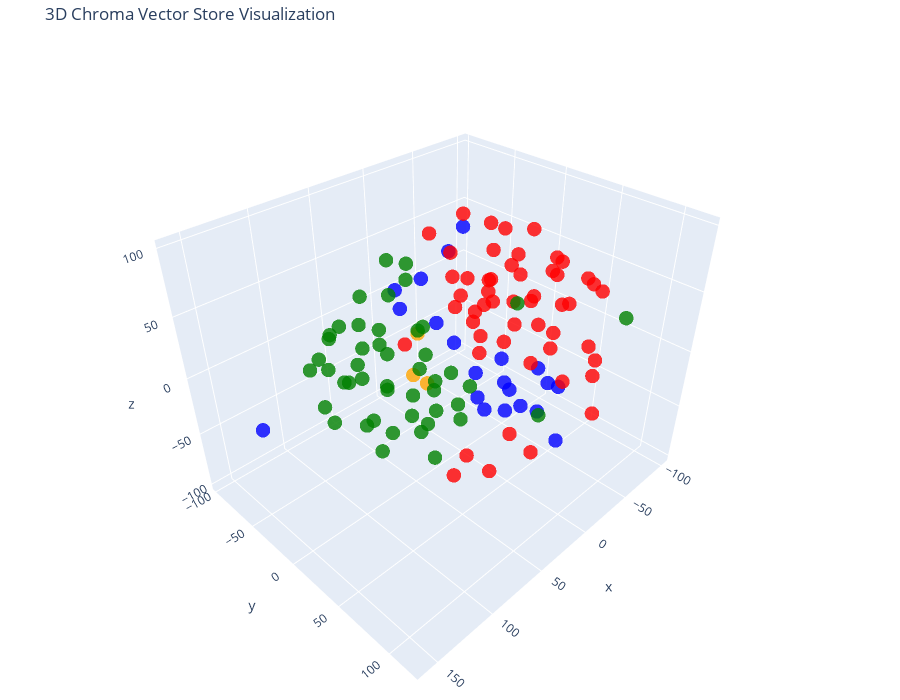

Notebook code cell kept with this figure:
### Code cell
# Let's try 3D!

tsne = TSNE(n_components=3, random_state=42)
reduced_vectors = tsne.fit_transform(vectors)

# Create the 3D scatter plot
fig = go.Figure(data=[go.Scatter3d(
    x=reduced_vectors[:, 0],
    y=reduced_vectors[:, 1],
    z=reduced_vectors[:, 2],
    mode='markers',
    marker=dict(size=5, color=colors, opacity=0.8),
    text=[f"Type: {t}<br>Text: {d[:100]}..." for t, d in zip(doc_types, documents)],
    hoverinfo='text'
)])

fig.update_layout(
    title='3D Chroma Vector Store Visualization',
    scene=dict(xaxis_title='x', yaxis_title='y', zaxis_title='z'),
    width=900,
    height=700,
    margin=dict(r=20, b=10, l=10, t=40)
)

fig.show()

### Figure 1 — Plotly figure (JSON) as saved in the notebook; plotly's stock layout.template omitted (floating-point values rounded to 4 significant figures)
{"data": [{"hoverinfo": "text", "marker": {"color": ["blue", "blue", "blue", "blue", "blue", "blue", "blue", "blue", "blue", "blue", "blue", "blue", "blue", "blue", "blue", "blue", "blue", "blue", "blue", "blue", "blue", "red", "red", "red", "red", "red", "red", "red", "red", "red", "red", "red", "red", "red", "red", "red", "red", "red", "red", "red", "red", "red", "red", "red", "red", "red", "red", "red", "red", "red", "red", "red", "red", "red", "red", "red", "red", "red", "red", "red", "red", "red", "red", "red", "red", "red", "red", "red", "red", "red", "red", "red", "red", "orange", "orange", "orange", "green", "green", "green", "green", "green", "green", "green", "green", "green", "green", "green", "green", "green", "green", "green", "green", "green", "green", "green", "green", "green", "green", "green", "green", "green", "green", "green", "green", "green", "green", "green", "green", "green", "green", "green", "green", "green", "green", "green", "green", "green", "green", "green", "green", "green", "green", "green"], "opacity": 0.8, "size": 5}, "mode": "markers", "text": ["Type: products<br>Text: # Product Summary\n\n# Rellm: AI-Powered Enterprise Reinsurance Solution\n\n## Summary\n\nRellm is an inno...", "Type: products<br>Text: ### Seamless Integrations\nRellm's architecture is designed for effortless integration with existing ...", "Type: products<br>Text: ### Regulatory Compliance Tools\nRellm includes built-in compliance tracking features to help organiz...", "Type: products<br>Text: Join the growing number of organizations leveraging Rellm to enhance their reinsurance processes whi...", "Type: products<br>Text: Experience the future of reinsurance with Rellm, where innovation meets reliability. Let Insurellm h...", "Type: products<br>Text: # Product Summary\n\n# Markellm\n\n## Summary\n\nMarkellm is an innovative two-sided marketplace designed ...", "Type: products<br>Text: - **User-Friendly Interface**: Designed with user experience in mind, Markellm features an intuitive...", "Type: products<br>Text: - **Customer Support**: Our dedicated support team is always available to assist both consumers and ...", "Type: products<br>Text: ### For Insurance Companies:\n- **Basic Listing Fee**: $199/month for a featured listing on the platf...", "Type: products<br>Text: ### Q3 2025\n- Initiate a comprehensive marketing campaign targeting both consumers and insurers to i...", "Type: products<br>Text: # Product Summary\n\n# Homellm\n\n## Summary\nHomellm is an innovative home insurance product developed b...", "Type: products<br>Text: ### 2. Dynamic Pricing Model\nWith Homellm's innovative dynamic pricing model, insurance providers ca...", "Type: products<br>Text: ### 5. Multi-Channel Integration\nHomellm seamlessly integrates into existing insurance platforms, pr...", "Type: products<br>Text: - **Basic Tier:** Starting at $5,000/month for small insurers with basic integration features.\n- **S...", "Type: products<br>Text: All tiers include a comprehensive training program and ongoing updates to ensure optimal performance...", "Type: products<br>Text: With Homellm, Insurellm is committed to transforming the landscape of home insurance, ensuring both ...", "Type: products<br>Text: # Product Summary\n\n# Carllm\n\n## Summary\n\nCarllm is an innovative auto insurance product developed by...", "Type: products<br>Text: - **Instant Quoting**: With Carllm, insurance companies can offer near-instant quotes to customers, ...", "Type: products<br>Text: - **Mobile Integration**: Carllm is designed to work seamlessly with mobile applications, providing ...", "Type: products<br>Text: - **Professional Tier**: $2,500/month\n  - For medium-sized companies.\n  - All Basic Tier features pl...", "Type: products<br>Text: ### Q2 2025: Customer Experience Improvements\n- Launch of a new **mobile app** for end-users.\n- Intr...", "Type: contracts<br>Text: # Contract with GreenField Holdings for Markellm\n\n**Effective Date:** November 15, 2023  \n**Contract...", "Type: contracts<br>Text: ## Renewal\n1. **Automatic Renewal**: This contract will automatically renew for sequential one-year ...", "Type: contracts<br>Text: ## Features\n1. **AI-Powered Matching**: Access to advanced algorithms that connect GreenField Holdin...", "Type: contracts<br>Text: ## Support\n1. **Customer Support Access**: The Client will have access to dedicated support through ...", "Type: contracts<br>Text: **Signatures:**  \n_________________________                           _________________________  \n**...", "Type: contracts<br>Text: # Contract with Apex Reinsurance for Rellm: AI-Powered Enterprise Reinsurance Solution\n\n## Terms\n\n1....", "Type: contracts<br>Text: ## Renewal\n\n1. **Automatic Renewal**: This Agreement will automatically renew for successive one-yea...", "Type: contracts<br>Text: 2. **Seamless Integrations**: The architecture of Rellm allows for easy integration with existing sy...", "Type: contracts<br>Text: 1. **Technical Support**: Provider shall offer dedicated technical support to the Client via phone, ...", "Type: contracts<br>Text: **Insurellm, Inc.**  \n_____________________________  \nAuthorized Signature   \nDate: ________________...", "Type: contracts<br>Text: # Contract with Greenstone Insurance for Homellm\n\n---\n\n## Terms\n\n1. **Parties**: This Contract (\"Agr...", "Type: contracts<br>Text: 4. **Payment Terms**: \n   - The Customer shall pay an amount of $10,000 per month for the Standard T...", "Type: contracts<br>Text: ---\n\n## Features\n\n- **AI-Powered Risk Assessment**: Customer will have access to enhanced risk evalu...", "Type: contracts<br>Text: - **Customer Portal**: A dedicated portal will be provided, allowing the Customer's clients to manag...", "Type: contracts<br>Text: ______________________________  \n[Name], [Title]  \nDate: ______________________\n\n**For Greenstone In...", "Type: contracts<br>Text: # Contract with Roadway Insurance Inc. for Carllm\n\n---\n\n## Terms\n\n1. **Agreement Effective Date**: T...", "Type: contracts<br>Text: ---\n\n## Renewal\n\n1. **Automatic Renewal**: This agreement will automatically renew for an additional...", "Type: contracts<br>Text: ---\n\n## Features\n\n1. **Access to Core Features**: Roadway Insurance Inc. will have access to all Pro...", "Type: contracts<br>Text: ---\n\n## Support\n\n1. **Technical Support**: Roadway Insurance Inc. will receive priority technical su...", "Type: contracts<br>Text: # Contract with Stellar Insurance Co. for Rellm\n\n## Terms\nThis contract is made between **Insurellm*...", "Type: contracts<br>Text: ### Termination\nEither party may terminate this agreement with a **30-day written notice**. In the e...", "Type: contracts<br>Text: ## Features\nStellar Insurance Co. will receive access to the following features of the Rellm product...", "Type: contracts<br>Text: ## Support\nInsurellm provides Stellar Insurance Co. with the following support services:\n\n- **24/7 T...", "Type: contracts<br>Text: # Contract with TechDrive Insurance for Carllm\n\n**Contract Date:** October 1, 2024  \n**Contract Dura...", "Type: contracts<br>Text: ## Renewal\n\n1. **Automatic Renewal**: This contract shall automatically renew for additional one-yea...", "Type: contracts<br>Text: ## Support\n\n1. **Customer Support**: Insurellm will provide 24/7 customer support to TechDrive Insur...", "Type: contracts<br>Text: **TechDrive Insurance Representative:**  \nName: Sarah Johnson  \nTitle: Operations Director  \nDate: _...", "Type: contracts<br>Text: # Contract with Belvedere Insurance for Markellm\n\n## Terms\nThis Contract (\"Agreement\") is made and e...", "Type: contracts<br>Text: ## Renewal\n1. **Renewal Terms**: This Agreement may be renewed for additional one-year terms upon mu...", "Type: contracts<br>Text: ## Features\n1. **AI-Powered Matching**: Belvedere Insurance will benefit from Markellm's AI-powered ...", "Type: contracts<br>Text: ## Support\n1. **Technical Support**: Technical support will be available from 9 AM to 7 PM EST, Mond...", "Type: contracts<br>Text: **Belvedere Insurance**  \nSignature: ______________________  \nName: [Authorized Signatory]  \nTitle: ...", "Type: contracts<br>Text: # Contract with Velocity Auto Solutions for Carllm\n\n**Contract Date:** October 1, 2023  \n**Contract ...", "Type: contracts<br>Text: ## Renewal\n\n1. **Automatic Renewal**: This contract will automatically renew for successive 12-month...", "Type: contracts<br>Text: ## Support\n\n1. **Customer Support**: Velocity Auto Solutions will have access to Insurellm’s custome...", "Type: contracts<br>Text: # Contract with GreenValley Insurance for Homellm\n\n**Contract Date:** October 6, 2023  \n**Contract N...", "Type: contracts<br>Text: 4. **Confidentiality:** Both parties agree to maintain the confidentiality of proprietary informatio...", "Type: contracts<br>Text: 1. **AI-Powered Risk Assessment:** Access to advanced AI algorithms for real-time risk evaluations.\n...", "Type: contracts<br>Text: 3. **Regular Updates:** Insurellm will offer ongoing updates and enhancements to the Homellm platfor...", "Type: contracts<br>Text: # Contract with EverGuard Insurance for Rellm: AI-Powered Enterprise Reinsurance Solution\n\n**Contrac...", "Type: contracts<br>Text: 4. **Usage Rights**: EverGuard Insurance is granted a non-exclusive, non-transferable license to acc...", "Type: contracts<br>Text: 1. **Core Functionality**: Rellm provides EverGuard Insurance with advanced AI-driven analytics, sea...", "Type: contracts<br>Text: 1. **Customer Support**: Insurellm will provide EverGuard Insurance with 24/7 customer support, incl...", "Type: contracts<br>Text: ---\n\n**Signatures**  \n**For Insurellm**: __________________________  \n**Name**: John Smith  \n**Title...", "Type: contracts<br>Text: # Contract with BrightWay Solutions for Markellm\n\n**Contract Date:** October 5, 2023  \n**Contract ID...", "Type: contracts<br>Text: 3. **Service Level Agreement (SLA):**  \n   Insurellm commits to a 99.9% uptime for the platform with...", "Type: contracts<br>Text: 2. **Real-Time Quote Availability:**  \n   Consumers sourced via BrightWay Solutions will receive rea...", "Type: contracts<br>Text: 3. **Training and Onboarding:**  \n   Insurellm agrees to provide one free training session on how to...", "Type: contracts<br>Text: # Contract with Pinnacle Insurance Co. for Homellm\n\n## Terms\nThis contract (\"Contract\") is entered i...", "Type: contracts<br>Text: ## Renewal\n1. **Renewal Terms**: At the end of the initial term, this Contract shall automatically r...", "Type: contracts<br>Text: ## Features\n1. **AI-Powered Risk Assessment**: Utilized for tailored underwriting decisions specific...", "Type: contracts<br>Text: ## Support\n1. **Technical Support**: Insurellm shall provide 24/7 technical support via an email and...", "Type: company<br>Text: # Overview of Insurellm\n\nInsurellm is an innovative insurance tech firm with 200 employees across th...", "Type: company<br>Text: # Careers at Insurellm\n\nInsurellm is hiring! We are looking for talented software engineers, data sc...", "Type: company<br>Text: # About Insurellm\n\nInsurellm was founded by Avery Lancaster in 2015 as an insurance tech startup des...", "Type: employees<br>Text: # HR Record\n\n# Alex Chen\n\n## Summary\n- **Date of Birth:** March 15, 1990  \n- **Job Title:** Backend ...", "Type: employees<br>Text: ## Annual Performance History\n- **2020:**  \n  - Completed onboarding successfully.  \n  - Met expecta...", "Type: employees<br>Text: ## Compensation History\n- **2020:** Base Salary: $80,000  \n- **2021:** Base Salary Increase to $90,0...", "Type: employees<br>Text: Alex Chen continues to be a vital asset at Insurellm, contributing significantly to innovative backe...", "Type: employees<br>Text: # HR Record\n\n# Oliver Spencer\n\n## Summary\n- **Date of Birth**: May 14, 1990  \n- **Job Title**: Backe...", "Type: employees<br>Text: ## Annual Performance History\n- **2018**: **3/5** - Adaptable team player but still learning to take...", "Type: employees<br>Text: ## Compensation History\n- **March 2018**: Initial salary of $80,000.\n- **July 2019**: Salary increas...", "Type: employees<br>Text: # HR Record\n\n# Emily Tran\n\n## Summary\n- **Date of Birth:** March 18, 1991  \n- **Job Title:** Digital...", "Type: employees<br>Text: - **January 2017 - May 2018**: Marketing Intern  \n  - Supported the Marketing team by collaborating ...", "Type: employees<br>Text: - **2021**:  \n  - Performance Rating: Meets Expectations  \n  - Key Achievements: Contributed to the ...", "Type: employees<br>Text: - **Professional Development Goals**:  \n  - Emily Tran aims to become a Marketing Manager within the...", "Type: employees<br>Text: # HR Record\n\n# Jordan Blake\n\n## Summary\n- **Date of Birth:** March 15, 1993  \n- **Job Title:** Sales...", "Type: employees<br>Text: ## Annual Performance History\n- **2021:** First year at Insurellm; achieved 90% of monthly targets. ...", "Type: employees<br>Text: ## Other HR Notes\n- Jordan has shown an interest in continuing education, actively participating in ...", "Type: employees<br>Text: # Avery Lancaster\n\n## Summary\n- **Date of Birth**: March 15, 1985  \n- **Job Title**: Co-Founder & Ch...", "Type: employees<br>Text: - **2010 - 2013**: Business Analyst at Edge Analytics  \n  Prior to joining Innovate, Avery worked as...", "Type: employees<br>Text: - **2018**: **Exceeds Expectations**  \n  Under Avery’s pivoted vision, Insurellm launched two new su...", "Type: employees<br>Text: - **2022**: **Satisfactory**  \n  Avery focused on rebuilding team dynamics and addressing employee c...", "Type: employees<br>Text: ## Compensation History\n- **2015**: $150,000 base salary + Significant equity stake  \n- **2016**: $1...", "Type: employees<br>Text: ## Other HR Notes\n- **Professional Development**: Avery has actively participated in leadership trai...", "Type: employees<br>Text: # HR Record\n\n# Maxine Thompson\n\n## Summary\n- **Date of Birth:** January 15, 1991  \n- **Job Title:** ...", "Type: employees<br>Text: ## Insurellm Career Progression\n- **January 2017 - October 2018**: **Junior Data Engineer**  \n  * Ma...", "Type: employees<br>Text: ## Annual Performance History\n- **2017**: *Meets Expectations*  \n  Maxine showed potential in her ro...", "Type: employees<br>Text: - **2021**: *Exceeds Expectations*  \n  Maxine spearheaded the transition to a new data warehousing s...", "Type: employees<br>Text: ## Compensation History\n- **2017**: $70,000 (Junior Data Engineer)  \n- **2018**: $75,000 (Junior Dat...", "Type: employees<br>Text: # Samantha Greene\n\n## Summary\n- **Date of Birth:** October 14, 1990\n- **Job Title:** HR Generalist\n-...", "Type: employees<br>Text: ## Annual Performance History\n- **2020:** Exceeds Expectations  \n  Samantha Greene demonstrated exce...", "Type: employees<br>Text: ## Compensation History\n- **2020:** Base Salary - $55,000  \n  The entry-level salary matched industr...", "Type: employees<br>Text: - **2023:** Base Salary - $70,000  \n  Recognized for substantial improvement in employee relations m...", "Type: employees<br>Text: # HR Record\n\n# Alex Thomson\n\n## Summary\n- **Date of Birth:** March 15, 1995  \n- **Job Title:** Sales...", "Type: employees<br>Text: ## Annual Performance History  \n- **2022** - Rated as \"Exceeds Expectations.\" Alex Thomson achieved ...", "Type: employees<br>Text: ## Other HR Notes\n- Alex Thomson is an active member of the Diversity and Inclusion committee at Ins...", "Type: employees<br>Text: # HR Record\n\n# Samuel Trenton\n\n## Summary\n- **Date of Birth:** April 12, 1989  \n- **Job Title:** Sen...", "Type: employees<br>Text: ## Annual Performance History\n- **2023:** Rating: 4.5/5  \n  *Samuel exceeded expectations, successfu...", "Type: employees<br>Text: ## Compensation History\n- **2023:** Base Salary: $115,000 + Bonus: $15,000  \n  *Annual bonus based o...", "Type: employees<br>Text: - **Engagement in Company Culture:** Regularly participates in team-building events and contributes ...", "Type: employees<br>Text: # HR Record\n\n# Alex Harper\n\n## Summary\n- **Date of Birth**: March 15, 1993  \n- **Job Title**: Sales ...", "Type: employees<br>Text: ## Annual Performance History  \n- **2021**:  \n  - **Performance Rating**: 4.5/5  \n  - **Key Achievem...", "Type: employees<br>Text: - **2022**:  \n  - **Base Salary**: $65,000 (Promotion to Senior SDR)  \n  - **Bonus**: $13,000 (20% o...", "Type: employees<br>Text: # HR Record\n\n# Jordan K. Bishop\n\n## Summary\n- **Date of Birth:** March 15, 1990\n- **Job Title:** Fro...", "Type: employees<br>Text: ## Annual Performance History\n- **2019:** Exceeds Expectations - Continuously delivered high-quality...", "Type: employees<br>Text: ## Compensation History\n- **June 2018:** Starting Salary - $85,000\n- **June 2019:** Salary Increase ...", "Type: employees<br>Text: ## Other HR Notes\n- Jordan K. Bishop has been an integral part of club initiatives, including the In...", "Type: employees<br>Text: # HR Record\n\n# Emily Carter\n\n## Summary\n- **Date of Birth:** August 12, 1990  \n- **Job Title:** Acco...", "Type: employees<br>Text: - **2017-2019:** Marketing Intern  \n  - Assisted with market research and campaign development for s...", "Type: employees<br>Text: ## Compensation History\n| Year | Base Salary | Bonus         | Total Compensation |\n|------|--------...", "Type: employees<br>Text: Emily Carter exemplifies the kind of talent that drives Insurellm's success and is an invaluable ass..."], "type": "scatter3d", "x": [3.571, -14.39, -58.07, 48.11, 27.19, 4.62, 1.724, 158.7, 35.87, 32.72, -20.75, -35.94, -27.74, 55.65, 70.13, 40.16, -2.28, -15.66, -26.65, -1.229, 2.142, -56.01, 34.38, -65.4, -40.14, -50.15, -22.76, -13.14, -14.39, -21.72, -69.71, -50.45, -35.64, -4.414, -54.38, -65.95, 1.719, 31.23, -84.51, 14.68, -71.58, -95.68, -91.59, -88.36, -30.34, -52.82, -11.23, 1.56, -41.01, 53.94, -35.22, -85.19, 34.97, -3.919, 42.01, -7.992, -49.52, -35.09, -52.23, -55.31, -9.743, -6.011, -27.05, 11.93, 0.06614, -48.91, -50.53, -28.37, -25.8, 2.365, 31.98, -58.0, -72.98, 70.65, 36.8, 56.09, -2.889, 66.25, 37.74, -24.1, -8.056, 67.96, 32.47, -36.91, 23.92, 30.54, 9.524, -4.382, 25.19, -1.859, 34.77, 54.55, 61.79, 69.7, 56.1, 24.76, 38.39, 73.04, 91.47, 83.66, 61.51, 25.55, 88.72, 85.01, 90.1, -58.07, 20.93, -18.02, -28.4, 56.23, 60.8, 73.69, 3.991, -77.04, 7.002, 14.52, 90.45, 62.07, -3.121, -28.47, 39.63, -100.8, -18.23], "y": [40.97, 80.91, -56.71, -18.47, 17.42, 76.02, 80.79, -25.41, 73.16, 52.35, 55.06, 63.42, -42.83, 15.77, 11.29, 13.46, 44.83, 45.46, 19.45, 15.08, 15.53, 65.1, 60.56, 73.21, 87.71, -50.75, 42.7, -21.02, 59.27, 31.75, -61.89, 49.34, -5.92, 75.98, -24.56, -49.0, 69.05, 87.78, 19.53, 1.154, 31.24, 44.66, 27.09, 10.82, -9.971, -4.909, -12.18, -32.88, 48.27, 44.27, 91.57, -18.24, 53.94, 39.26, 54.48, 16.43, 24.45, 19.35, 41.36, 0.6178, 19.13, 4.216, -95.18, 30.37, -11.08, 20.69, -7.043, 89.83, 3.992, 118.4, 35.94, 51.44, -11.6, 22.7, -9.0, 20.38, -59.73, -60.64, -74.99, -88.25, -8.889, -32.82, -50.59, -48.25, -54.09, -79.89, -71.72, -35.68, -65.97, -42.24, 6.219, 2.244, -15.19, 28.14, -87.63, -20.77, -39.43, -10.96, -19.95, -13.69, -33.68, -4.307, -46.97, -76.13, -54.26, 31.32, -96.36, -68.44, -18.12, -55.16, -67.71, -67.56, -34.64, 86.85, -78.92, -13.87, -40.05, -97.17, -46.36, -31.45, -48.03, -32.21, -80.61], "z": [8.002, -53.72, 55.47, 56.92, 21.46, -18.77, 6.68, -4.465, -1.949, -14.6, -5.38, -25.62, 50.0, 82.04, 64.39, 41.57, -20.18, -42.2, -39.76, -42.89, -18.03, 57.95, -65.27, -11.58, 63.26, -0.9559, 44.49, 16.56, -78.76, -81.4, 3.066, 32.58, 37.42, 84.89, 21.95, -22.34, 47.72, 41.26, -20.67, 80.1, 52.5, 29.42, 6.606, 30.63, -12.31, -25.81, 95.62, 78.08, 73.31, -67.26, -0.9244, 17.43, 80.08, 78.08, 37.94, 99.27, 29.66, 9.312, -9.791, 12.7, 39.59, 17.87, -58.91, 50.83, 51.4, 82.45, 73.17, 26.23, 68.65, 2.19, -67.53, -38.68, 42.3, 18.89, 21.36, 3.296, -82.57, 16.99, -51.82, 9.075, -82.07, 12.06, -49.23, -70.45, 28.45, 19.24, 45.57, -64.83, -20.61, -31.81, -13.46, -36.33, -18.22, -27.05, -7.396, -21.24, -87.06, -67.02, 1.219, -37.72, -57.63, -99.3, -3.139, -20.24, -40.16, -83.44, -17.91, -28.14, -64.38, -19.02, -39.72, -72.24, -94.93, 26.05, -44.7, -63.28, 27.17, -32.08, -7.879, -90.6, 7.868, -21.83, 28.89]}], "layout": {"height": 700, "margin": {"b": 10, "l": 10, "r": 20, "t": 40}, "scene": {"aspectmode": "auto", "aspectratio": {"x": 1.163, "y": 0.966, "z": 0.8898}, "camera": {"center": {"x": 0, "y": 0, "z": 0}, "eye": {"x": 1.355, "y": 1.355, "z": 1.355}, "projection": {"type": "perspective"}, "up": {"x": 0, "y": 0, "z": 1}}, "xaxis": {"title": {"text": "x"}, "type": "linear"}, "yaxis": {"title": {"text": "y"}, "type": "linear"}, "zaxis": {"title": {"text": "z"}, "type": "linear"}}, "title": {"text": "3D Chroma Vector Store Visualization"}, "width": 900}}
